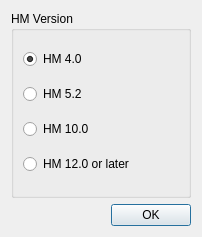
<?xml version="1.0" encoding="UTF-8"?>
<ui version="4.0">
 <class>HEVCBitstreamVersionSelector</class>
 <widget class="QDialog" name="HEVCBitstreamVersionSelector">
  <property name="geometry">
   <rect>
    <x>0</x>
    <y>0</y>
    <width>202</width>
    <height>237</height>
   </rect>
  </property>
  <property name="windowTitle">
   <string>Select HM Version</string>
  </property>
  <layout class="QVBoxLayout" name="verticalLayout">
   <item>
    <widget class="QGroupBox" name="groupBox">
     <property name="title">
      <string>HM Version</string>
     </property>
     <layout class="QHBoxLayout" name="horizontalLayout_2">
      <item>
       <layout class="QHBoxLayout" name="horizontalLayout">
        <item>
         <layout class="QVBoxLayout" name="verticalLayout_2">
          <item>
           <widget class="QRadioButton" name="version40">
            <property name="text">
             <string>HM 4.0</string>
            </property>
            <property name="checked">
             <bool>true</bool>
            </property>
           </widget>
          </item>
          <item>
           <widget class="QRadioButton" name="version52">
            <property name="enabled">
             <bool>true</bool>
            </property>
            <property name="text">
             <string>HM 5.2</string>
            </property>
           </widget>
          </item>
          <item>
           <widget class="QRadioButton" name="version100">
            <property name="enabled">
             <bool>true</bool>
            </property>
            <property name="text">
             <string>HM 10.0</string>
            </property>
           </widget>
          </item>
          <item>
           <widget class="QRadioButton" name="version120">
            <property name="text">
             <string>HM 12.0 or later</string>
            </property>
           </widget>
          </item>
         </layout>
        </item>
       </layout>
      </item>
     </layout>
    </widget>
   </item>
   <item>
    <widget class="QDialogButtonBox" name="buttonBox">
     <property name="orientation">
      <enum>Qt::Horizontal</enum>
     </property>
     <property name="standardButtons">
      <set>QDialogButtonBox::Ok</set>
     </property>
    </widget>
   </item>
  </layout>
 </widget>
 <resources/>
 <connections>
  <connection>
   <sender>buttonBox</sender>
   <signal>accepted()</signal>
   <receiver>HEVCBitstreamVersionSelector</receiver>
   <slot>accept()</slot>
   <hints>
    <hint type="sourcelabel">
     <x>248</x>
     <y>254</y>
    </hint>
    <hint type="destinationlabel">
     <x>157</x>
     <y>274</y>
    </hint>
   </hints>
  </connection>
  <connection>
   <sender>buttonBox</sender>
   <signal>rejected()</signal>
   <receiver>HEVCBitstreamVersionSelector</receiver>
   <slot>reject()</slot>
   <hints>
    <hint type="sourcelabel">
     <x>316</x>
     <y>260</y>
    </hint>
    <hint type="destinationlabel">
     <x>286</x>
     <y>274</y>
    </hint>
   </hints>
  </connection>
 </connections>
</ui>
